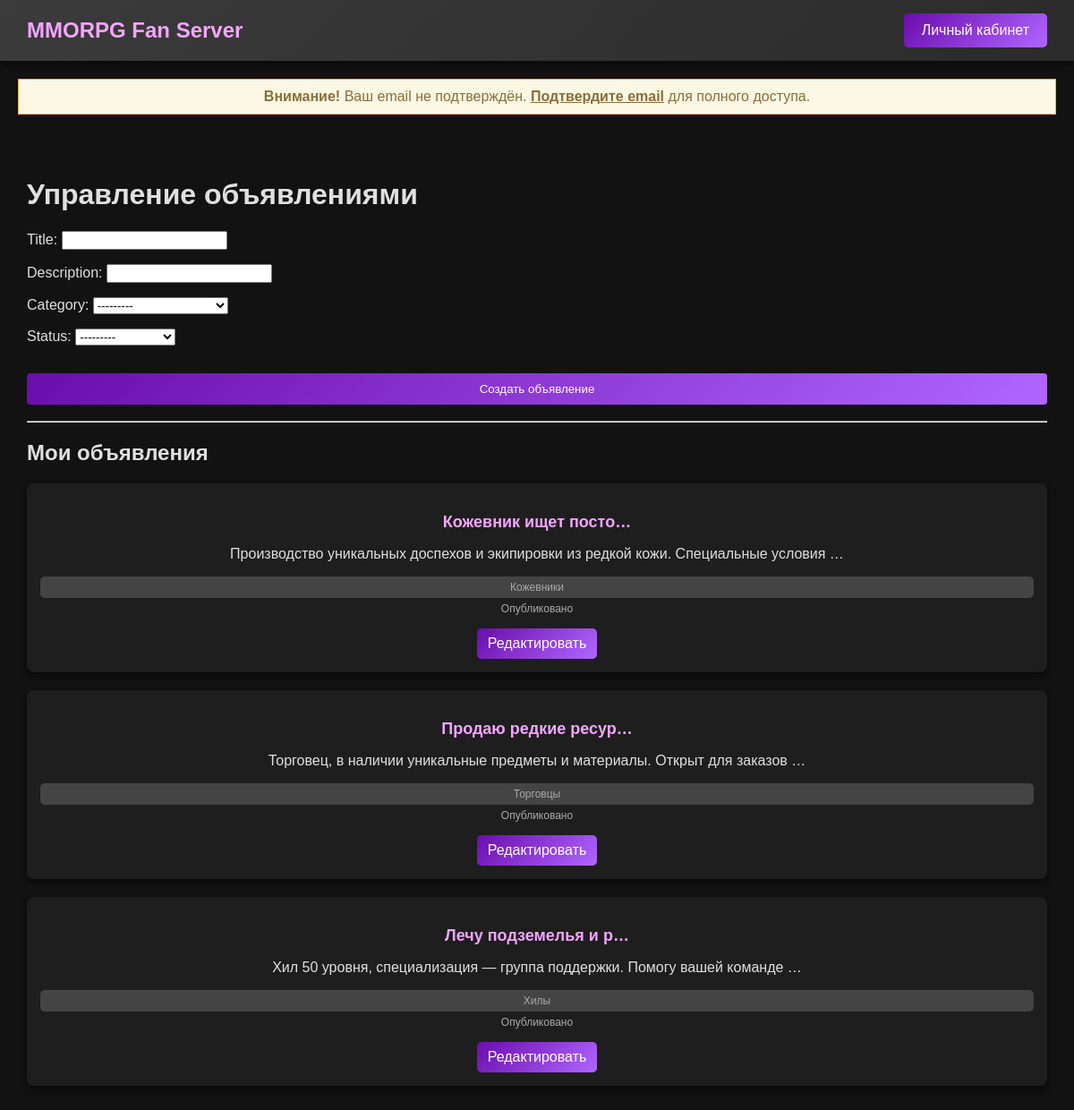
Page /create/ (signed in) on the committed database.
### ads/models.py (models this page shows, shortened)
class Ad(models.Model): # объявления
    title = models.CharField(max_length=200)
    description = CKEditor5Field('Content', config_name='default')
    category = models.ForeignKey(Category, on_delete=models.CASCADE)
    author = models.ForeignKey(CustomUser, on_delete=models.CASCADE)
    created_at = models.DateTimeField(auto_now_add=True)
    updated_at = models.DateTimeField(auto_now=True)
    status = models.CharField(max_length=50, choices=[('published', 'Опубликовано'), ('draft', 'Черновик')])
    class Meta:
        ordering = ['-created_at']
        verbose_name = 'Объявление'
        verbose_name_plural = 'Объявления'

class Category(models.Model): # категории
    name = models.CharField(max_length=50)
    def __str__(self):
        return self.name
    class Meta:
        verbose_name = 'Категория'
        verbose_name_plural = 'Категории'

### ads/views.py (the view)
# urls.py: path('create/', views.createView, name='create'),
@login_required
def createView(request):
    ad_id = request.GET.get('edit')
    ad_to_edit = None
    if ad_id:
        ad_to_edit = get_object_or_404(Ad, id=ad_id, author=request.user)
        form = AdForm(request.POST or None, request.FILES or None, instance=ad_to_edit)
        if request.method == 'POST' and form.is_valid():
            form.save()
            return redirect('index')
    else:
        form = AdForm(request.POST or None, request.FILES or None)
        if request.method == 'POST' and form.is_valid():
            ad = form.save(commit=False)
            ad.author = request.user
            ad.save()
            messages.success(request, "Вы успешно добавили новость!")
            return redirect('index')
    ads = Ad.objects.filter(author=request.user)
    context = {
        'form': form,
        'ads': ads,
        'ad_to_edit': ad_to_edit,
    }
    return render(request, 'ads/myads.html', context)

### ads/forms.py
class AdForm(forms.ModelForm): # форма для создания объявлений
    description = forms.CharField(widget=CKEditor5Widget(config_name='default'))
    class Meta:
        model = Ad
        fields = ['title', 'description', 'category', 'status']

### ads/templates/ads/myads.html (shortened to what this page needs)
{% extends 'base.html' %}
{% load static %}
{% block content %}
<div class="main-container">
    <h1>Управление объявлениями</h1>
    <form method="post" enctype="multipart/form-data">
        {{ form.as_p }}
        <button type="submit" class="btn btn-primary">
            {% if ad_to_edit %} Сохранить изменения {% else %} Создать объявление {% endif %}
        </button>
    </form>
    <hr>
    <h2>Мои объявления</h2>
    <div class="user-ads-list">
        {% for ad in ads %}
            <div class="user-ad-card">
                <h3>{{ ad.title|truncatechars:20 }}</h3>
                <p>{{ ad.description|truncatewords:10|striptags }}</p>
                <span class="category">{{ ad.category }}</span>
                <span class="status">{{ ad.get_status_display }}</span>
                <a href="?edit={{ ad.id }}" class="btn btn-secondary small-btn">Редактировать</a>
            </div>
        {% endfor %}
    </div>
</div>
{% endblock %}

### static/css/styles.css (style rules this page uses)
body { background-color: #121212; color: #e0e0e0; font-family: Arial, sans-serif; margin: 0; padding: 0; }
.btn { display: inline-block; padding: 10px 20px; background: linear-gradient(135deg, #6a0dad, #b066ff); color: white; border: none; border-radius: 5px; cursor: pointer; text-decoration: none; transition: background 0.3s, transform 0.2s; }
.btn-primary { width: calc(100% - 20px); margin: 10px auto; }
.btn-secondary { margin-top: 10px; }
.category { display: inline-block; padding: 5px 10px; background-color: #444; color: #fff; border-radius: 5px; font-size: 12px; }
.btn-primary { margin-top: 15px; padding: 10px 20px; background: linear-gradient(135deg, #6a0dad, #b066ff); color: white; border-radius: 5px; cursor: pointer; width: 100%; transition: background 0.3s; }
.category, .status { display: block; font-size: 12px; color: #aaa; margin-bottom: 5px; }
.btn-secondary { display: inline-block; padding: 8px 16px; background: linear-gradient(135deg, #6a0dad, #b066ff); color: white; border-radius: 5px; cursor: pointer; transition: background 0.3s; text-align: center; }
.main-container { padding: 30px; max-width: 1200px; margin: auto; border-radius: 8px; }
.user-ads-list { display: block; margin-top: 20px; }
.user-ad-card { background: #1e1e1e; border-radius: 8px; box-shadow: 0 4px 8px rgba(0, 0, 0, 0.5); padding: 15px; margin-bottom: 20px; text-align: center; transition: transform 0.3s, box-shadow 0.3s; }
.user-ad-card h3 { color: #f3a5ff; font-size: 18px; margin-bottom: 8px; }
.user-ad-card .category, .user-ad-card .status { display: block; font-size: 12px; color: #aaa; margin-bottom: 5px; }
.btn.small-btn { padding: 8px 12px; background: linear-gradient(135deg, #6a0dad, #b066ff); color: white; border-radius: 5px; cursor: pointer; transition: background 0.3s; }
.btn-primary { background-color: #6a0dad; color: white; border: none; padding: 10px 20px; cursor: pointer; border-radius: 4px; transition: background 0.3s; }
.btn-secondary { background-color: #4b0082; color: white; border: none; padding: 10px 20px; cursor: pointer; border-radius: 4px; transition: background 0.3s; }

### rows in the picture
Ad: title "Кожевник ищет посто…", description "Производство уникальных доспехов и экипировки из редкой кожи. Специальные условия …", category "Кожевники", status "Опубликовано"
Ad: title "Продаю редкие ресур…", description "Торговец, в наличии уникальные предметы и материалы. Открыт для заказов …", category "Торговцы", status "Опубликовано"
Ad: title "Лечу подземелья и р…", description "Хил 50 уровня, специализация — группа поддержки. Помогу вашей команде …", category "Хилы", status "Опубликовано"
